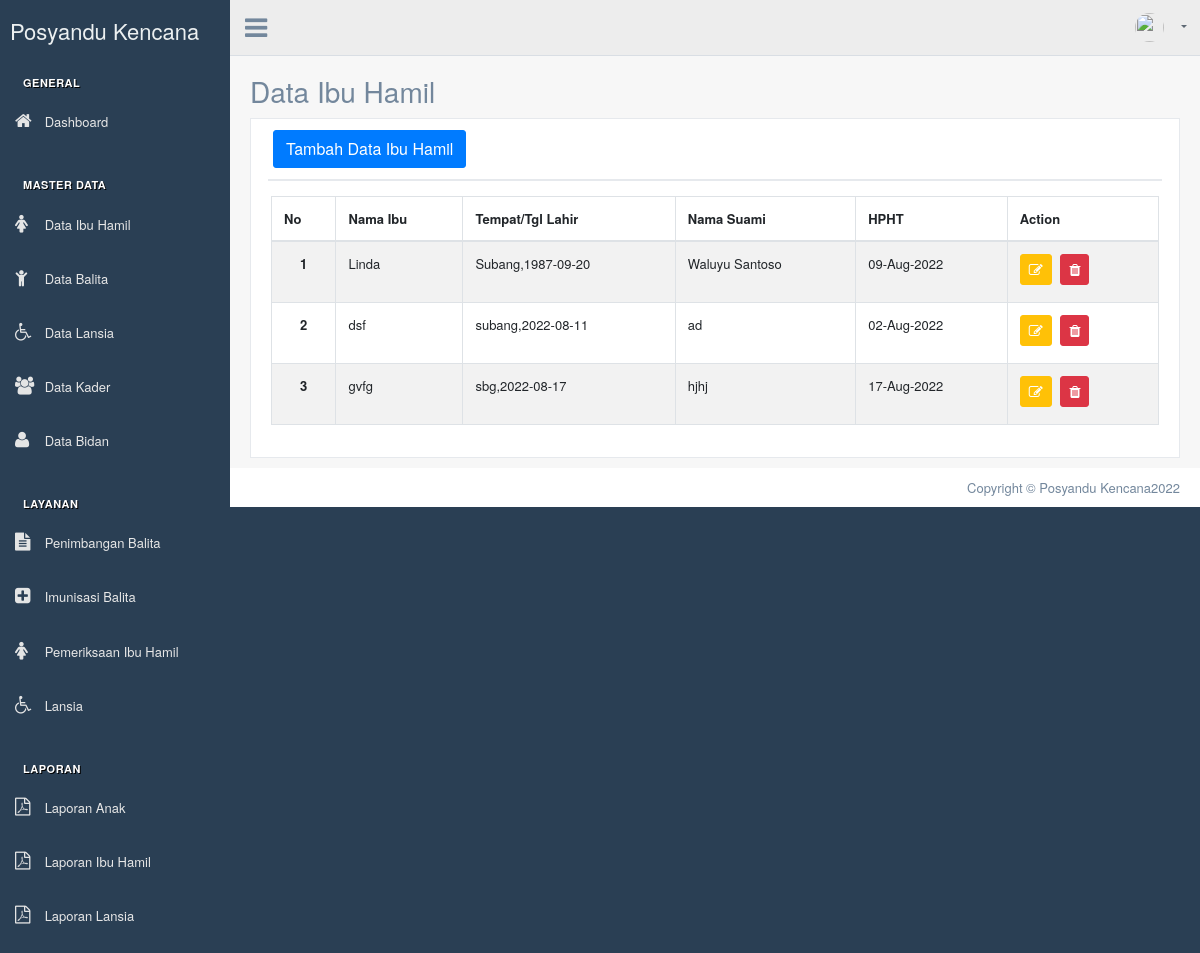
The page /index.php/ibu on the database as committed earlier.
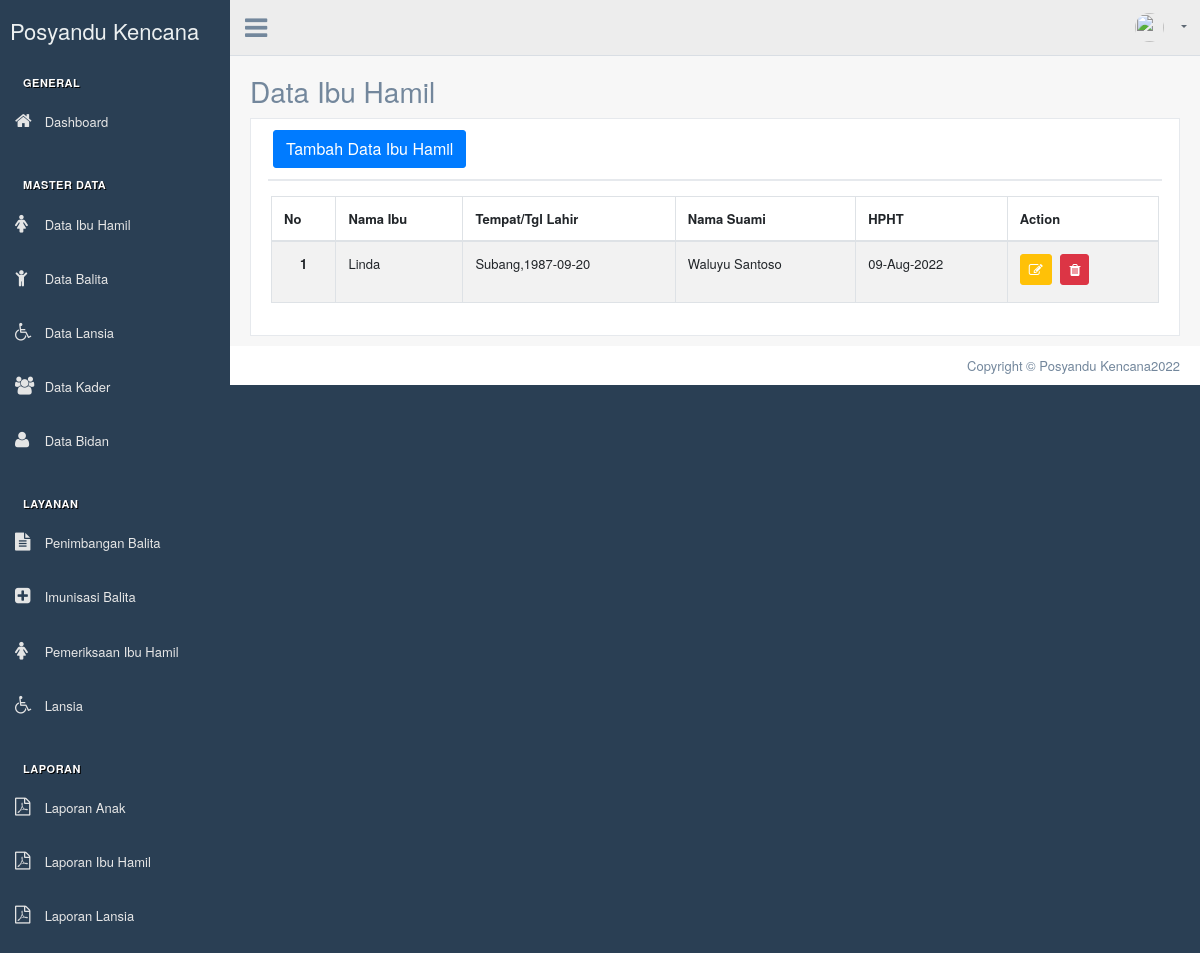
The same page on the database as committed later.
### tables this page shows
CREATE TABLE `ibu` (
  `id_ibu` int(11) NOT NULL,
  `nama_ibu` varchar(50) NOT NULL,
  `tempat_lahir` varchar(30) NOT NULL,
  `tgl_lahir` date NOT NULL,
  `nama_suami` varchar(50) NOT NULL,
  `alamat` text NOT NULL,
  `no_tlp` varchar(13) NOT NULL,
  `hpht` varchar(200) NOT NULL
);

### application/controllers/Ibu.php (called while the page is built, shortened)
<?php
class Ibu extends CI_Controller
{
    public function __construct()
    {
        $this->load->model('Ibu_model');
    }
    public function index()
    {
        $data['title'] = 'Data Ibu Hamil | Posyandu Kencana';
        $data['user'] = $this->db->get_where('user', ['username' => $this->session->userdata('username')])->row_array();
        $data['ibu'] = $this->Ibu_model->getDataIbu();
        $this->load->view('templates/header-datatables', $data);
        $this->load->view('templates/sidebar');
        $this->load->view('templates/topbar', $data);
        $this->load->view('ibu/index', $data);
        $this->load->view('templates/footer-datatables');
    }
}

### index.php (called while the page is built, shortened)
<?php
require_once BASEPATH.'core/CodeIgniter.php';

### application/models/Ibu_model.php (called while the page is built, shortened)
<?php
class Ibu_model extends CI_Model {
    public function getDataIbu(){
        $this->db->select();
        $this->db->from('ibu as a');
        $query = $this->db->get();
        return $query->result_array();
    }
}

### application/views/ibu/index.php (the view, shortened to what this page needs)
<div class="right_col" role="main">
    <div class="page-title">
        <div class="title_left">
            <h3>Data Ibu Hamil</h3>
        </div>
    </div>
    <div class="clearfix"></div>
    <div class="row">
        <div class="col-md-12 col-sm-12 ">
            <div class="x_panel">
                <div class="x_title">
                    <button type="button" class="btn btn-primary" data-toggle="modal" data-target="#addDataIbuModal">Tambah Data Ibu Hamil</button>
                </div>
                <div class="x_content">
                    <div class="row">
                        <div class="col-sm-12">
                            <div class="card-box table-responsive">
                                <table id="datatable" class="table table-striped table-bordered" style="width:100%">
                                    <thead>
                                        <tr>
                                            <th>No</th>
                                            <th>Nama Ibu</th>
                                            <th>Tempat/Tgl Lahir</th>
                                            <th>Nama Suami</th>
                                            <th>HPHT</th>
                                            <th>Action</th>
                                        </tr>
                                    </thead>
                                    <tbody>
                                        <?php $i = 1; ?>
                                        <?php foreach ($ibu as $b) : ?>
                                            <tr>
                                                <th scope="row">
                                                    <center><?= $i; ?></center>
                                                </th>
                                                <td><?= $b['nama_ibu']; ?></td>
                                                <td><?= $b['tempat_lahir'] . ',' . $b['tgl_lahir']; ?></td>
                                                <td><?= $b['nama_suami']; ?></td>
                                                <td><?= date("d-M-Y", strtotime($b['hpht'])) ?></td>
                                                <td>
                                                    <a data-toggle="modal" data-target="#editDataIbuModal<?= $b['id_ibu']; ?>" href="<?= base_url(); ?>ibu/updateDataIbu/<?= $b['id_ibu']; ?>" class="btn btn-warning btn-circle btn-sm" title="Edit">
                                                        <i class="fa fa-edit"></i>
                                                    </a>
                                                    <a data-toggle="tooltip" data-placement="bottom" href="<?= base_url(''); ?>ibu/deleteDataIbu/<?= $b['id_ibu']; ?>" class="btn btn-danger btn-circle btn-sm tbl-hapus" title="Delete">
                                                        <i class="fa fa-trash"></i>
                                                    </a>
                                                </td>
                                            </tr>
                                            <?php $i++; ?>
                                        <?php endforeach; ?>
                                    </tbody>
                                </table>
                            </div>
                        </div>
                    </div>
                </div>
            </div>
        </div>
    </div>
</div>

Rows that differ between the two databases and show on the page:
removed ibu: nama_ibu "dsf", tempat_lahir "subang", tgl_lahir "2022-08-11", nama_suami "ad", hpht "02-Aug-2022"
removed ibu: nama_ibu "gvfg", tempat_lahir "sbg", tgl_lahir "2022-08-17", nama_suami "hjhj", hpht "17-Aug-2022"
